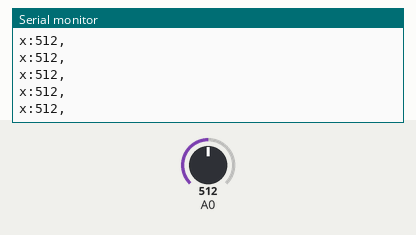
The sketch below on a simulated Arduino Uno, built with avr-gcc and run on an emulated ATmega328P. On the bench: the last lines printed to the serial monitor. The inputs (shaded band) are chosen by the test bench; at power-on: A0 = 512.

Above: at 1.2 s.
1.3 s: A0 set to 716
At 2.4 s:
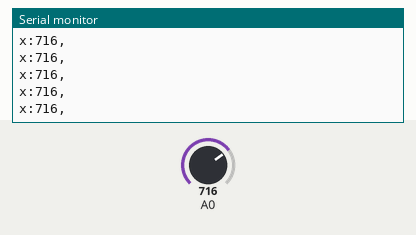
2.8 s: A0 set to 900
At 3.6 s:
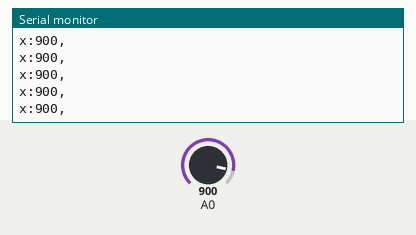
Timing chart, 0 to 5.8 s (numbered marks = the images above; inputs shaded):
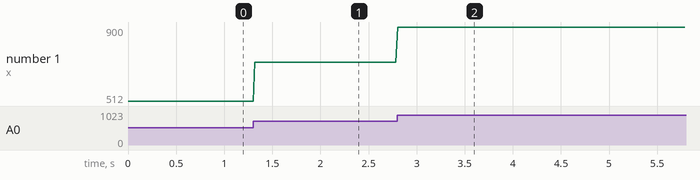

The sketch:

pulsesensor.ino
```cpp
void setup(void)
{
  Serial.begin(115200);
}


void loop(void)
{
  Serial.print("x:");
  Serial.print(analogRead(A0));
  Serial.print(",\n");
  delay(20);
}
```

Measured:
- after the input at 1.3 s, the serial monitor: prints a new line at once (image 1)
- after the input at 2.8 s, the serial monitor: prints a new line at once (image 2)
- plotted number 1: 512 → 716 after the input at 1.3 s, 716 → 900 after the input at 2.8 s
